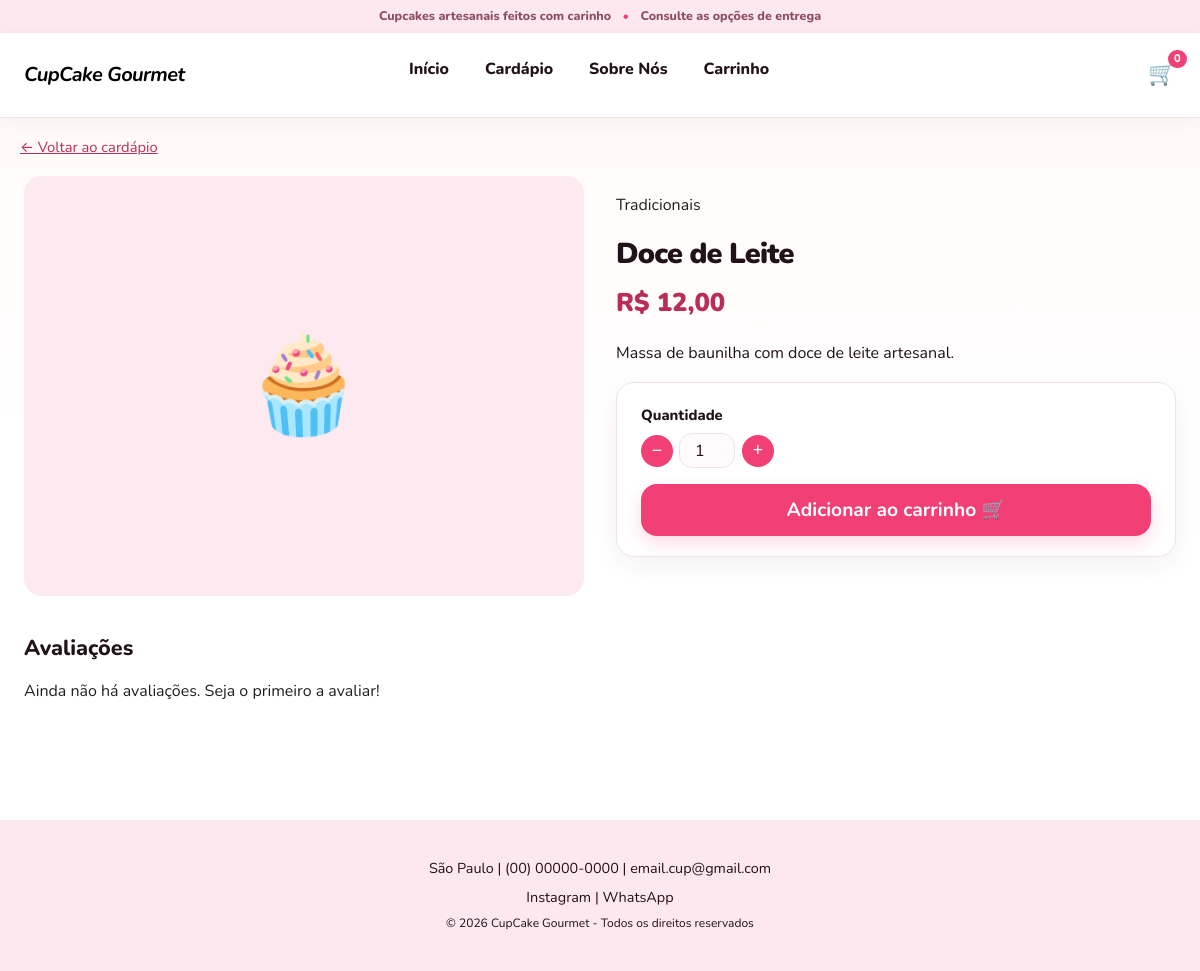
The page /produto/3 on the database its author committed.
### tables this page shows
CREATE TABLE IF NOT EXISTS produto (
    id_produto INT AUTO_INCREMENT PRIMARY KEY,
    id_categoria INT NOT NULL,
    nome VARCHAR(120) NOT NULL,
    descricao TEXT,
    preco DECIMAL(10,2) NOT NULL,
    imagem_url VARCHAR(255),
    ativo BOOLEAN NOT NULL DEFAULT TRUE,
    CHECK (preco >= 0),
    FOREIGN KEY (id_categoria) REFERENCES categoria(id_categoria)
);

CREATE TABLE IF NOT EXISTS categoria (
    id_categoria INT AUTO_INCREMENT PRIMARY KEY,
    nome VARCHAR(80) NOT NULL UNIQUE
);

### app/Core/View.php (called while the page is built, shortened)
<?php
final class View
{
    public static function render(string $view, array $dados = [], int $status = 200): void
    {
        $__base = dirname(__DIR__) . '/Views/';
        $__arquivo = $__base . $view . '.php';
        extract($dados, EXTR_SKIP);
        require $__arquivo;
        $conteudo = ob_get_clean();
        require $__base . 'layout.php';
    }
}

### app/Core/Controller.php (called while the page is built, shortened)
<?php
abstract class Controller
{
    protected function view(string $view, array $dados = [], int $status = 200): void
    {
        View::render($view, $dados, $status);
    }
}

### app/Controllers/CardapioController.php (called while the page is built, shortened)
<?php
final class CardapioController extends Controller
{
    public function produto(string $id): void
    {
        $produto = Produto::buscar((int) $id);
        $this->view('produto', [
            'produto'    => $produto,
            'avaliacoes' => Avaliacao::recentes(5, (int) $produto['id_produto']),
        ]);
    }
}

### public/index.php (called while the page is built, shortened)
<?php
require __DIR__ . '/../app/autoload.php';
$router = new Router();
$router->dispatch(
    $_SERVER['REQUEST_METHOD'] ?? 'GET',
    parse_url($_SERVER['REQUEST_URI'] ?? '/', PHP_URL_PATH) ?: '/'
);

### app/autoload.php (called while the page is built, shortened)
<?php
require_once __DIR__ . '/helpers.php';
spl_autoload_register(function (string $classe): void {
    $prefixo = 'App\\';
    $relativo = substr($classe, strlen($prefixo));
    $arquivo = __DIR__ . '/' . str_replace('\\', '/', $relativo) . '.php';
});

### config/config.php (called while the page is built)
<?php
return [
    'app_name' => 'CupCake Gourmet',
    'db' => [
        'host'    => getenv('DB_HOST') ?: '127.0.0.1',
        'port'    => getenv('DB_PORT') ?: '3306',
        'name'    => getenv('DB_NAME') ?: 'cupcake_gourmet',
        'user'    => getenv('DB_USER') ?: 'root',
        'pass'    => getenv('DB_PASS') !== false ? getenv('DB_PASS') : '',
        'charset' => 'utf8mb4',
    ],
];

### app/Core/Config.php (called while the page is built, shortened)
<?php
final class Config
{
    private static ?array $dados = null;
    public static function get(string $chave): mixed
    {
        if (self::$dados === null) {
            self::$dados = require dirname(__DIR__, 2) . '/config/config.php';
        }
        return self::$dados[$chave] ?? null;
    }
}

### app/Core/Database.php (called while the page is built, shortened)
<?php
final class Database
{
    private static ?PDO $pdo = null;
    public static function conn(): PDO
    {
        if (self::$pdo === null) {
            $c = Config::get('db');
            $dsn = sprintf(
                'mysql:host=%s;port=%s;dbname=%s;charset=%s',
                $c['host'], $c['port'], $c['name'], $c['charset']
            );
            self::$pdo = new PDO($dsn, $c['user'], $c['pass'], [
                PDO::ATTR_ERRMODE            => PDO::ERRMODE_EXCEPTION,
                PDO::ATTR_DEFAULT_FETCH_MODE => PDO::FETCH_ASSOC,
                PDO::ATTR_EMULATE_PREPARES   => false,
            ]);
        }
        return self::$pdo;
    }
}

### app/Models/Produto.php (called while the page is built, shortened)
<?php
final class Produto
{
    public static function buscar(int $id): ?array
    {
        $st = Database::conn()->prepare(
            'SELECT p.*, c.nome AS categoria
               FROM produto p
               JOIN categoria c ON c.id_categoria = p.id_categoria
              WHERE p.id_produto = ? AND p.ativo = TRUE'
        );
        $st->execute([$id]);
        return $st->fetch() ?: null;
    }
}

### app/helpers.php (called while the page is built, shortened)
<?php
function e(mixed $valor): string
{
    return htmlspecialchars((string) $valor, ENT_QUOTES | ENT_SUBSTITUTE, 'UTF-8');
}
function dinheiro(float|int|string $valor): string
{
    return 'R$ ' . number_format((float) $valor, 2, ',', '.');
}
function cart_count(): int
{
    try {
        return \App\Models\Carrinho::quantidadeTotal();
    } catch (\Throwable) {
        return 0;
    }
}

### app/Models/Carrinho.php (called while the page is built, shortened)
<?php
final class Carrinho
{
    public static function id(): ?int
    {
        return isset($_SESSION['id_carrinho']) ? (int) $_SESSION['id_carrinho'] : null;
    }
    public static function quantidadeTotal(): int
    {
        $id = self::id();
        if ($id === null) {
            return 0;
        }
        $st = Database::conn()->prepare(
            'SELECT COALESCE(SUM(quantidade), 0) FROM item_carrinho WHERE id_carrinho = ?'
        );
        $st->execute([$id]);
        return (int) $st->fetchColumn();
    }
}

### app/Views/produto.php (the view, shortened to what this page needs)
<p style="padding: 0 20px;">
    <a class="link" href="/cardapio">← Voltar ao cardápio</a>
</p>
<section class="detalhe">
    <div class="detalhe-img">
        <?php if (!empty($produto['imagem_url'])): ?>
            <img src="<?= e(asset_url($produto['imagem_url'])) ?>" alt="<?= e($produto['nome']) ?>">
        <?php else: ?>
            <span class="placeholder grande" aria-hidden="true">🧁</span>
        <?php endif; ?>
    </div>
    <div>
        <p class="muted"><?= e($produto['categoria']) ?></p>
        <h1><?= e($produto['nome']) ?></h1>
        <p class="preco grande"><?= dinheiro($produto['preco']) ?></p>
        <?php if (!empty($produto['descricao'])): ?><p><?= e($produto['descricao']) ?></p><?php endif; ?>
        <form method="post" action="/carrinho/adicionar" class="formulario">
            <label>Quantidade
                <span class="qtd" data-qty>
                    <button type="button" data-minus aria-label="Diminuir">−</button>
                    <input type="number" name="quantidade" value="1" min="1" max="99" inputmode="numeric">
                    <button type="button" data-plus aria-label="Aumentar">+</button>
                </span>
            </label>
            <button class="btn btn-bloco" type="submit">Adicionar ao carrinho 🛒</button>
        </form>
    </div>
</section>
<?php include __DIR__ . '/_avaliacoes.php'; ?>

### app/Views/_avaliacoes.php (shortened to what this page needs)
<section class="avaliacoes" aria-labelledby="titulo-avaliacoes">
    <h2 id="titulo-avaliacoes">Avaliações</h2>
    <?php if (empty($avaliacoes)): ?>
        <p class="muted">Ainda não há avaliações. Seja o primeiro a avaliar!</p>
    <?php endif; ?>
</section>

### app/Core/Router.php (shortened to what this page needs)
<?php
final class Router
{
    private array $rotas = [];
    private function adicionar(string $metodo, string $padrao, array $acao): void
    {
        $regex = '#^' . preg_replace('#\{(\w+)\}#', '(?P<$1>[^/]+)', $padrao) . '$#';
        $this->rotas[] = [$metodo, $regex, $acao];
    }
    public function dispatch(string $metodo, string $caminho): void
    {
        $caminho = rtrim($caminho, '/');
        foreach ($this->rotas as [$m, $regex, $acao]) {
            if ($m !== $metodo || preg_match($regex, $caminho, $achados) !== 1) {
                continue;
            }
            $parametros = array_filter($achados, 'is_string', ARRAY_FILTER_USE_KEY);
            [$classe, $metodoAcao] = $acao;
            (new $classe())->$metodoAcao(...array_values($parametros));
            return;
        }
    }
}

### app/Views/layout.php (shortened to what this page needs)
<!DOCTYPE html>
<html lang="pt-BR">
<head>
    <link rel="stylesheet" href="/css/style.css">
</head>
<body>
    <div style="padding:6px 16px;text-align:center;background:#fce8ee;color:#8c4c61;font-size:.78rem;font-weight:800">Cupcakes artesanais feitos com carinho <span style="color:#f23f75;padding:0 8px">•</span> Consulte as opções de entrega</div>
    <header class="topo">
        <div class="topo-barra">
            <a class="logo" href="/">CupCake Gourmet</a>
            <nav class="menu" id="menu" aria-label="Menu principal">
                <a href="/">Início</a>
                <a href="/cardapio">Cardápio</a>
                <a href="/sobre">Sobre Nós</a>
                <a href="/carrinho">Carrinho</a>
            </nav>
            <a class="carrinho-link" href="/carrinho" aria-label="Carrinho de compras">🛒<span class="badge"><?= cart_count() ?></span></a>
        </div>
    </header>
    <main class="container">
        <?= $conteudo ?>
    </main>
    <footer class="rodape">
        <p>São Paulo | (00) 00000-0000 | email.cup@gmail.com</p>
        <p>Instagram | WhatsApp</p>
        <p class="pequeno">© 2026 CupCake Gourmet - Todos os direitos reservados</p>
    </footer>
</body>
</html>

### rows shown on the page
produto: id_categoria.nome "Tradicionais", nome "Doce de Leite", preco "R$ 12,00", descricao "Massa de baunilha com doce de leite artesanal."
